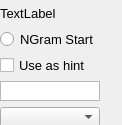
<?xml version="1.0" encoding="UTF-8"?>
<ui version="4.0">
 <class>wordWidget</class>
 <widget class="QWidget" name="wordWidget">
  <property name="geometry">
   <rect>
    <x>0</x>
    <y>0</y>
    <width>122</width>
    <height>125</height>
   </rect>
  </property>
  <property name="minimumSize">
   <size>
    <width>110</width>
    <height>125</height>
   </size>
  </property>
  <property name="windowTitle">
   <string>Form</string>
  </property>
  <widget class="QWidget" name="layoutWidget">
   <property name="geometry">
    <rect>
     <x>0</x>
     <y>0</y>
     <width>111</width>
     <height>131</height>
    </rect>
   </property>
   <layout class="QVBoxLayout" name="verticalLayout">
    <property name="spacing">
     <number>3</number>
    </property>
    <item>
     <widget class="QLabel" name="runes">
      <property name="minimumSize">
       <size>
        <width>100</width>
        <height>20</height>
       </size>
      </property>
      <property name="maximumSize">
       <size>
        <width>100</width>
        <height>20</height>
       </size>
      </property>
      <property name="font">
       <font>
        <pointsize>10</pointsize>
       </font>
      </property>
      <property name="text">
       <string>TextLabel</string>
      </property>
     </widget>
    </item>
    <item>
     <widget class="QRadioButton" name="radioButton">
      <property name="minimumSize">
       <size>
        <width>100</width>
        <height>20</height>
       </size>
      </property>
      <property name="maximumSize">
       <size>
        <width>100</width>
        <height>20</height>
       </size>
      </property>
      <property name="font">
       <font>
        <pointsize>10</pointsize>
       </font>
      </property>
      <property name="text">
       <string>NGram Start</string>
      </property>
     </widget>
    </item>
    <item>
     <widget class="QCheckBox" name="checkBox">
      <property name="minimumSize">
       <size>
        <width>100</width>
        <height>20</height>
       </size>
      </property>
      <property name="maximumSize">
       <size>
        <width>100</width>
        <height>20</height>
       </size>
      </property>
      <property name="font">
       <font>
        <pointsize>10</pointsize>
       </font>
      </property>
      <property name="text">
       <string>Use as hint</string>
      </property>
     </widget>
    </item>
    <item>
     <widget class="QTextEdit" name="textEdit">
      <property name="minimumSize">
       <size>
        <width>100</width>
        <height>20</height>
       </size>
      </property>
      <property name="maximumSize">
       <size>
        <width>100</width>
        <height>20</height>
       </size>
      </property>
      <property name="font">
       <font>
        <pointsize>8</pointsize>
       </font>
      </property>
      <property name="verticalScrollBarPolicy">
       <enum>Qt::ScrollBarAlwaysOff</enum>
      </property>
      <property name="horizontalScrollBarPolicy">
       <enum>Qt::ScrollBarAlwaysOff</enum>
      </property>
     </widget>
    </item>
    <item>
     <widget class="QComboBox" name="comboBox">
      <property name="minimumSize">
       <size>
        <width>100</width>
        <height>20</height>
       </size>
      </property>
      <property name="maximumSize">
       <size>
        <width>100</width>
        <height>20</height>
       </size>
      </property>
      <property name="font">
       <font>
        <pointsize>8</pointsize>
       </font>
      </property>
     </widget>
    </item>
   </layout>
  </widget>
 </widget>
 <resources/>
 <connections/>
</ui>
